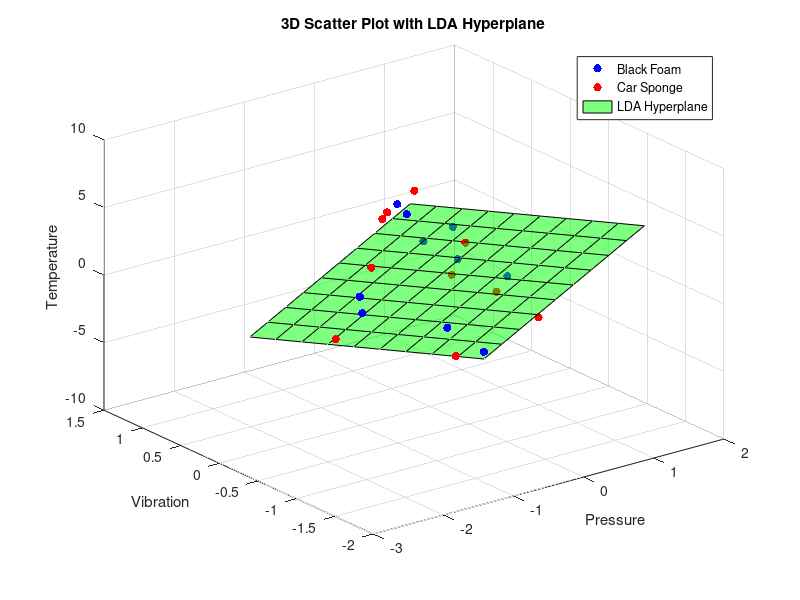
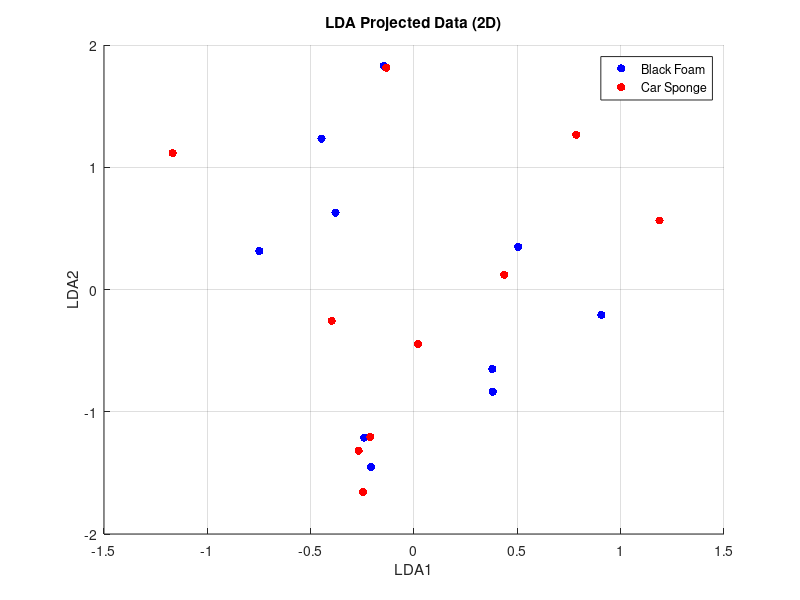
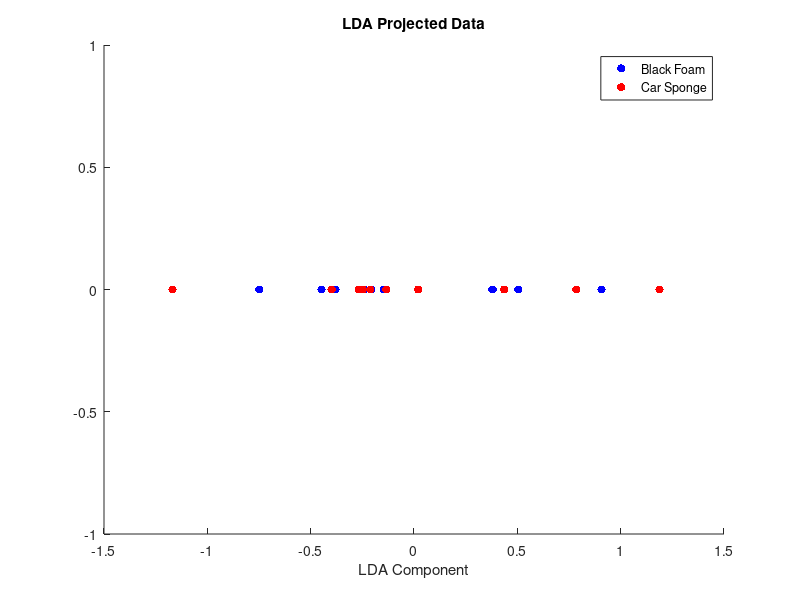

Write the MATLAB code that produced these figures, in order.
%3D and 1D projection

% Load the data from the .mat file
data = load('Lab1/F0_PVT.mat');

pressure = data.Pressure;
temperature = data.Temperature;
vibration = data.Vibration;

% Initialize matrices with three columns for Pressure, Vibration, and Temperature
X_black_foam = zeros(size(pressure, 2), 3);
X_car_sponge = zeros(size(pressure, 2), 3);

% Extract data for black foam and car sponge
for i = 1 : size(pressure, 2)
    X_black_foam(i, 1) = pressure(2, i); % Pressure
    X_black_foam(i, 2) = vibration(2, i); % Vibration
    X_black_foam(i, 3) = temperature(2, i); % Temperature

    X_car_sponge(i, 1) = pressure(3, i); % Pressure
    X_car_sponge(i, 2) = vibration(3, i); % Vibration
    X_car_sponge(i, 3) = temperature(3, i); % Temperature
end


% Standardization
X_black_foam = (X_black_foam - mean(X_black_foam)) ./ std(X_black_foam);
X_car_sponge = (X_car_sponge - mean(X_car_sponge)) ./ std(X_car_sponge);


% Calculate Means
mean_black_foam = mean(X_black_foam);
mean_car_sponge = mean(X_car_sponge);
overall_mean = mean([X_black_foam; X_car_sponge]);

% Initialize the within-class scatter matrix
S_W = zeros(3, 3);

% Add scatter for each class
for i = 1:size(X_black_foam, 1)
    S_W = S_W + (X_black_foam(i,:) - mean_black_foam)' * (X_black_foam(i,:) - mean_black_foam);
end
for i = 1:size(X_car_sponge, 1)
    S_W = S_W + (X_car_sponge(i,:) - mean_car_sponge)' * (X_car_sponge(i,:) - mean_car_sponge);
end

mean_diff = mean_black_foam - mean_car_sponge;
S_B = mean_diff' * mean_diff;

% Solve the generalized eigenvalue problem
[eigenvectors, eigenvalues] = eig(inv(S_W) * S_B);

% Extract the diagonal of eigenvalues matrix
eigenvalues = diag(eigenvalues);

% Sort the eigenvalues and corresponding eigenvectors in descending order
[~, sorted_indices] = sort(eigenvalues, 'descend');
eigenvectors = eigenvectors(:, sorted_indices);
disp(eigenvalues)

% Select the top eigenvectors
W = eigenvectors(:, 1);

% Project the data
Y_black_foam = X_black_foam * W;
Y_car_sponge = X_car_sponge * W;
% 3D Scatter Plot
figure;
scatter3(X_black_foam(:, 1), X_black_foam(:, 2), X_black_foam(:, 3), 'b', 'filled');
hold on;
scatter3(X_car_sponge(:, 1), X_car_sponge(:, 2), X_car_sponge(:, 3), 'r', 'filled');
% Add hyperplane (for simplicity, using the first LD)
% Define a grid for the hyperplane
[xGrid, yGrid] = meshgrid(linspace(min(X_black_foam(:,1)), max(X_black_foam(:,1)), 10), ...
                          linspace(min(X_black_foam(:,2)), max(X_black_foam(:,2)), 10));
% Calculate z values on the grid
zGrid = -(W(1)/W(3) * xGrid + W(2)/W(3) * yGrid);
surf(xGrid, yGrid, zGrid, 'FaceColor', 'green', 'FaceAlpha', 0.5);
title('3D Scatter Plot with LDA Hyperplane');
xlabel('Pressure');
ylabel('Vibration');
zlabel('Temperature');
legend('Black Foam', 'Car Sponge', 'LDA Hyperplane');
grid on;
hold off;

% Select the top two eigenvectors for 2D projection
W_2D = eigenvectors(:, 1:2);

% Project the data onto the 2D subspace
Y_black_foam_2D = X_black_foam * W_2D;
Y_car_sponge_2D = X_car_sponge * W_2D;

% Visualization for 2D projection
figure;
scatter(Y_black_foam_2D(:, 1), Y_black_foam_2D(:, 2), 'b', 'filled');
hold on;
scatter(Y_car_sponge_2D(:, 1), Y_car_sponge_2D(:, 2), 'r', 'filled');
legend('Black Foam', 'Car Sponge');
title('LDA Projected Data (2D)');
xlabel('LDA1');
ylabel('LDA2');
grid on;
hold off;


figure;
scatter(Y_black_foam, zeros(size(Y_black_foam)), 'b', 'filled');
hold on;
scatter(Y_car_sponge, zeros(size(Y_car_sponge)), 'r', 'filled');
legend('Black Foam', 'Car Sponge');
title('LDA Projected Data');
xlabel('LDA Component');
hold off;
